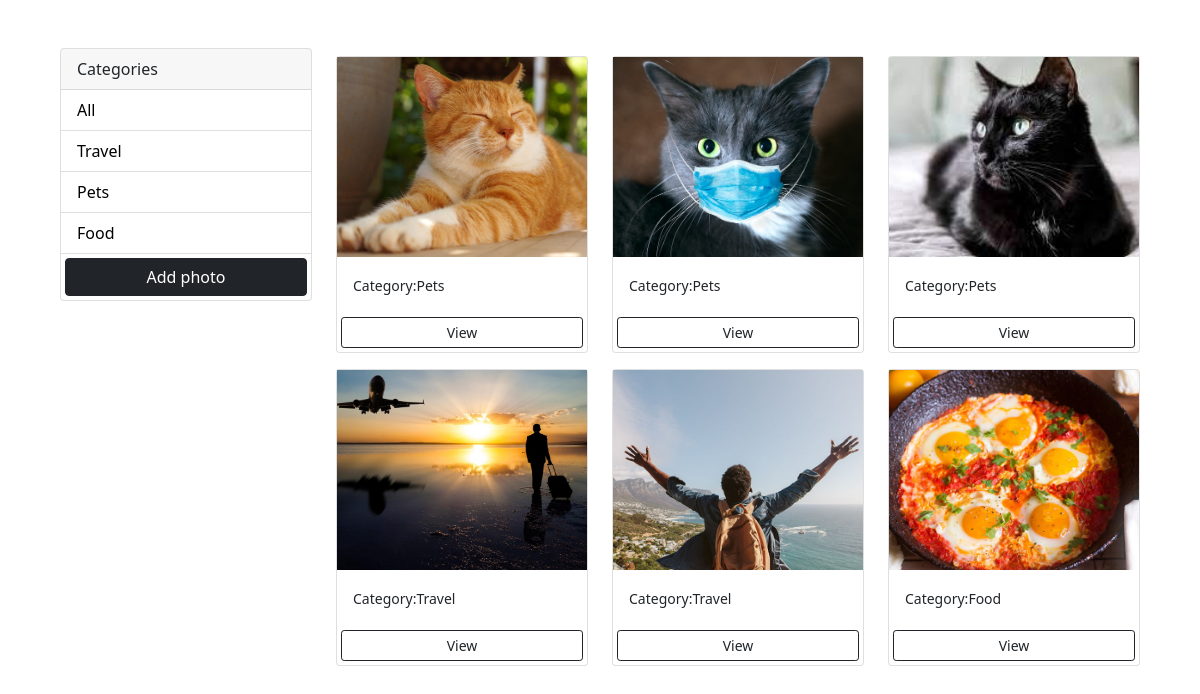
The page / on the database its author committed.
### photos/models.py (models this page shows, shortened)
class Category(models.Model):
    name = models.CharField(max_length=100 , null=False , blank = False)

class Photo(models.Model):
    category = models.ForeignKey(Category , on_delete = models.SET_NULL ,null =True , blank =True )
    image = models.ImageField(null = False , blank = False)
    description = models.TextField(max_length=500 , null=False , blank = False )

### photos/views.py (the view)
# urls.py: path('', views.gallery , name='gallery'),
def gallery(request):
    category = request.GET.get('category')
    if category == None:
        photos = Photo.objects.all()
    else:
        photos = Photo.objects.filter(category__name = category)
    categories = Category.objects.all()
    context = {'categories' :categories , 'photos' :photos}
    return render(request,'photos/gallery.html' , context)

### photos/templates/photos/gallery.html (shortened to what this page needs)
<!DOCTYPE html>
<html lang="en" dir="ltr">
  <head>
    <link href="https://cdn.jsdelivr.net/npm/bootstrap@5.1.0/dist/css/bootstrap.min.css" rel="stylesheet">
  </head>
  <body class="m-5">
    <div class="container">
        <div class="row">
          <div class="col-md-3">
            <div class="card">
              <div class="card-header">
                Categories
              </div>
              <ul class="list-group list-group-flush">
                <li class="list-group-item">
                  <a href="{% url 'gallery' %}">All</a>
                </li>
                {% for category in categories %}
                  <li class="list-group-item">
                    <a href="{% url 'gallery' %}?category={{category.name}}">{{category.name}}</a>
                  </li>
                {% endfor %}
                    <a href="{% url 'add' %}"class="btn btn-block btn-dark m-1">Add photo</a>
              </ul>
            </div>
          </div>
          <div class="col-md-9">
            <div class="row">
              {% for photo in photos %}
              <div class="col-md-4">
                <div class="card my-2">
                  <img src="{{photo.image.url}}"
                   class="image-thumbail"
                    alt="image">
                  <div class="card-body">
                    <small>Category:{{photo.category.name}}</small>
                  </div>
                  <a href="{% url 'photo' photo.id %}"class="btn btn-outline-dark btn-sm m-1">View</a>
                </div>
              </div>
              {% empty %}
              <h3>NO PHOTO ... </h3>
              {% endfor %}
            </div>
          </div>
        </div>
      </div>
  </body>
</html>

### photos/templates/photos/gallery.html (style rules this page uses)
.image-thumbail { height: 200px; object-fit: cover; }
.list-group-item a { text-decoration: none; color: black; }

### rows shown on the page
Category: name "Travel"
Category: name "Pets"
Category: name "Food"
Photo: image (picture), category.name "Pets"
Photo: image (picture), category.name "Pets"
Photo: image (picture), category.name "Pets"
Photo: image (picture), category.name "Travel"
Photo: image (picture), category.name "Travel"
Photo: image (picture), category.name "Food"
